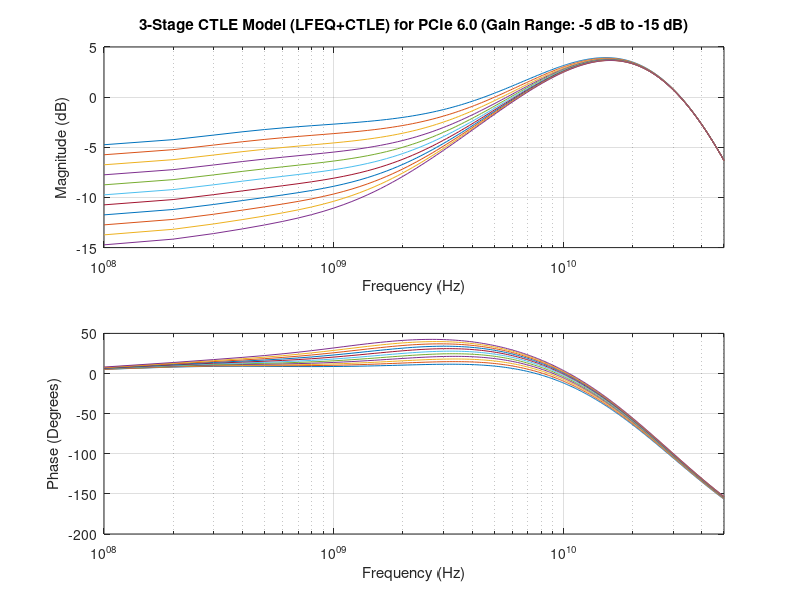

Write MATLAB code to recreate this figure.
%% --- PCIe Gen6 CTLE Modeling
% Based on the PCIe Gen6 Base Specification and the proposed 3-stage design
% from the paper (Equations 4, 5, and 7-9).

% Adc defined as a range from -5 to -15dB in steps of 1dB for 64.0 GT/s Rx Equalization.
DCgain = 5:15; 
ADC = 10.^(-DCgain/20); % Convert gain in dB to linear voltage ratio

% Pole and Zero Frequencies (Hz) as defined in the specification
z1 = 250e6;
wz1 = 2*pi*z1;

p1 = 1.30 * z1;
wp1 = 2*pi*p1;

p2 = 7.7e9;
wp2 = 2*pi*p2;

p3 = 22.0e9;
wp3 = 2*pi*p3;

p4 = 28.0e9;
wp4 = 2*pi*p4;

p5 = 32.0e9;
wp5 = 2*pi*p5;

p6 = 32.0e9;
wp6 = 2*pi*p6;

z3 = 7.7e9;
wz3 = 2*pi*z3;

% Frequency vector for simulation
f = linspace(0, 50e9, 501); % Up to 50 GHz (Nyquist frequency is 32 GHz)
w = 2*pi*f;
s = 1j*w;

%% 2. 3-Stage CTLE Calculation (H(s) = rho * G1 * G2 * G3)

% Scaling Factor (rho, denoted as 'sigma' in the paper, Equation 5 [cite: 112])
% sigma = (wp1*wp3*wp4*wp5*wp6) / (wz1*wz3)
rho = (wp1 * wp3 * wp4 * wp5 * wp6) / (wz1 * wz3);

H_3stage = zeros(length(ADC), length(f));
z2 = zeros(length(ADC), 1); % Pre-allocate for the ADC-dependent zero z2

for ii = 1:length(ADC)
    % The DC gain (ADC(ii)) sets the second zero location: wz2 = wp2 * ADC(ii)
    wz2 = wp2 * ADC(ii);
    z2(ii) = wz2 / (2*pi);
    z2_transpose = z2.'; % This is needed for the nnstart app to make the surrogate model 

    % G1(s): Low-Frequency/LFEQ Stage (Equation 7 [cite: 119])
    % G1(s) = (s + wz1) / [(s + wp1)(s + wp6)]
    G1 = (s + wz1) ./ ((s + wp1) .* (s + wp6));

    % G2(s): Mid-Frequency Stage (Equation 8 [cite: 120])
    % G2(s) = (s + wp2*ADC) / [(s + wp2)(s + wp4)]
    G2 = (s + wz2) ./ ((s + wp2) .* (s + wp4));

    % G3(s): High-Frequency Stage (Equation 9 [cite: 121])
    % G3(s) = (s + wz3) / [(s + wp3)(s + wp5)]
    G3 = (s + wz3) ./ ((s + wp3) .* (s + wp5));

    % Overall CTLE Transfer Function (Equation 6 )
    H_3stage(ii,:) = rho .* G1 .* G2 .* G3;
end

%% 3. Define gpz Matrix for Simulation Tools

% Define gpz matrix [G, P1, Z1, P2, Z2, P3, Z3, P4, P5, P6]: (Adjusted columns for 6 poles/3 zeros)
% NOTE: The gpz structure in your original script only had 8 columns (P1-P4 + G, Z1, Z2),
%       which might be tool-specific. This definition assumes a full 6-pole, 3-zero structure.
gpz_full = zeros(length(ADC), 10);
gpz_full(:,1) = -DCgain;  % G (DC Gain in dB)
gpz_full(:,2) = -p1;      % P1
gpz_full(:,3) = -z1;      % Z1
gpz_full(:,4) = -p2;      % P2
gpz_full(:,5) = -z2;      % Z2
gpz_full(:,6) = -p3;      % P3
gpz_full(:,7) = -z3;      % Z3
gpz_full(:,8) = -p4;      % P4
gpz_full(:,9) = -p5;      % P5
gpz_full(:,10) = -p6;     % P6

%% 4. Export CTLE Response to CSV
% This section was created in case it was necessary to add the CTLE tap 
% values using a CSV. This is not needed because the table can be directly 
% imported from the Variables section.

% idx = 1; % Choose one CTLE curve to export (e.g., the 5 dB setting)
% freq = f(:);
% dbCol = 20*log10(abs(H_3stage(idx,:))).'; % Calculate dB magnitude
% phaseDeg = rad2deg(unwrap(angle(H_3stage(idx,:)))).'; % Calculate phase in degrees
% 
% % Create table
% T = table(freq, dbCol, phaseDeg);
% T.Properties.VariableNames = {'freq', 'db', 'phaseDeg'};
% 
% % Path to save CSV (Adjust this path for your system)
% % exportPath = 'C:\Users\aylin\Desktop\Masters in Systems Engineering\Master Courses\Semester 4\MECH 513 - Simulation Modeling and Experimentation\Final Project\Scripts';
% fullFile = fullfile(exportPath, 'CTLE_Gen6_3Stage_Response.csv');
% 
% % Write file
% writetable(T, fullFile); 
% 
% disp(['Exported CTLE response (', num2str(DCgain(idx)), ' dB setting) to: ', fullFile])


%% 5. Plots
figure(1)
ax1(1) = subplot(211);
semilogx(f, 20*log10(abs(H_3stage)))
grid on
xlabel('Frequency (Hz)')
ylabel('Magnitude (dB)')
title('3-Stage CTLE Model (LFEQ+CTLE) for PCIe 6.0 (Gain Range: -5 dB to -15 dB)')

ax1(2) = subplot(212);
semilogx(f, rad2deg(unwrap(angle(H_3stage))))
grid on
xlabel('Frequency (Hz)')
ylabel('Phase (Degrees)')

linkaxes(ax1, 'x')
xlim([1e8, f(end)]) % Set frequency limits to start above 0 Hz
